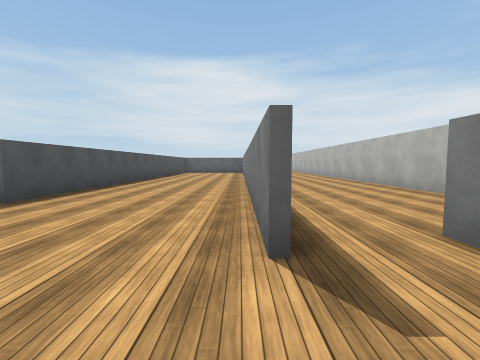
View 1 (above)

15 first-person views from a walk through a scene from a Unity 3-D project. The camera is 1.5 m above the floor, tilts 4° down and sees 90° across. The floor is counted in squares, 2.77 m on a side. Each view is taken from the middle of a square. On the plan, view 1 faces up. The plan holds only what a view shows up to about 9 squares ahead; the rest is blank. The place goes on beyond the plan. The player character is not drawn. Some animated figures are not drawn. Surface patterns are stand-ins for the level's own textures.

View 2
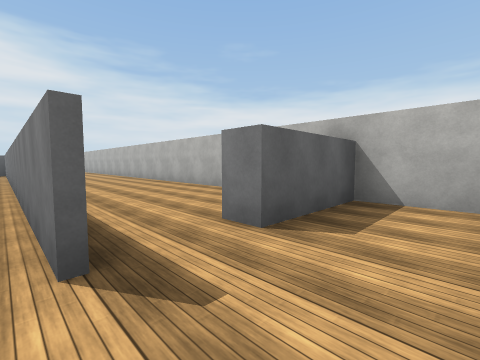

View 3
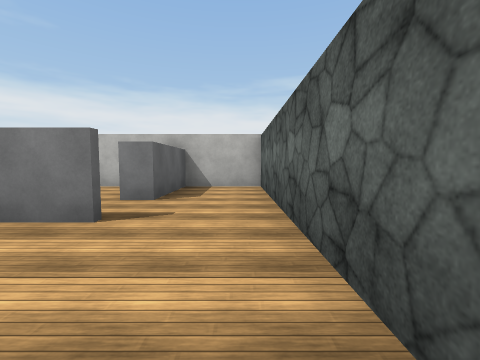

View 4
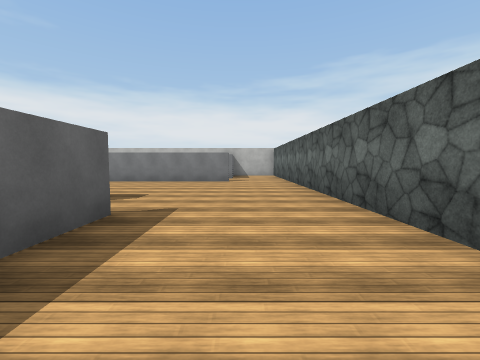

View 5
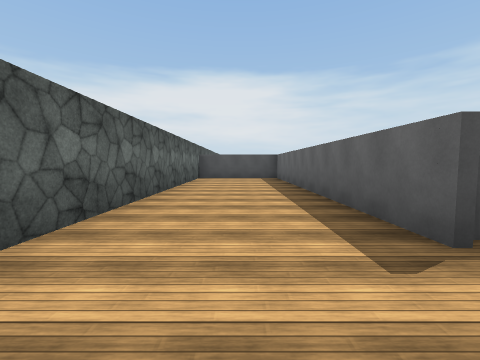

View 6
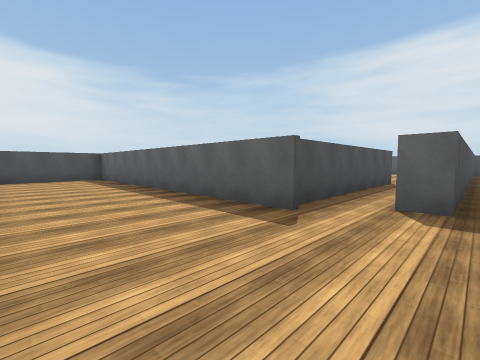

View 7
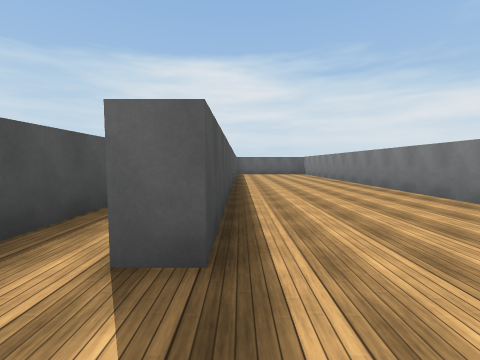

View 8
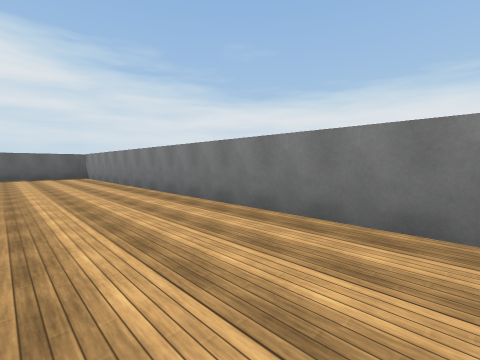

View 9
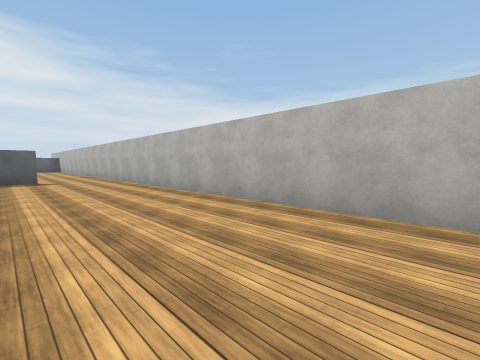

View 10
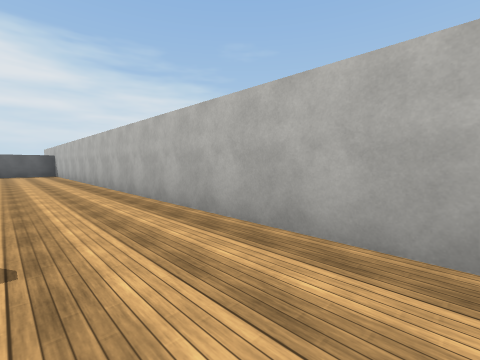

View 11
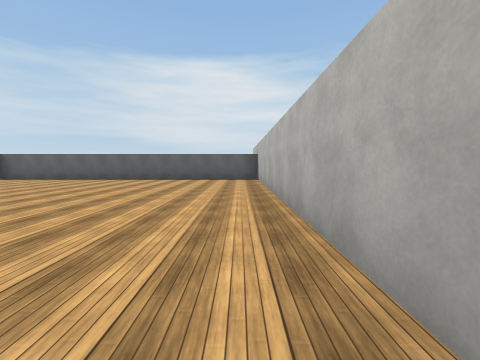

View 12
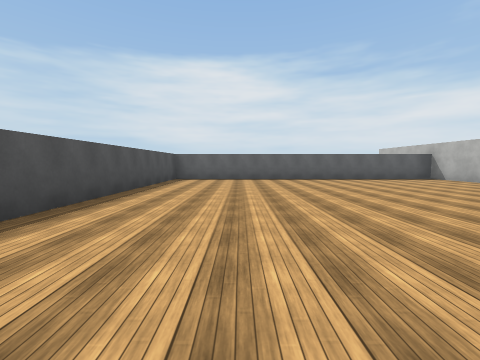

View 13
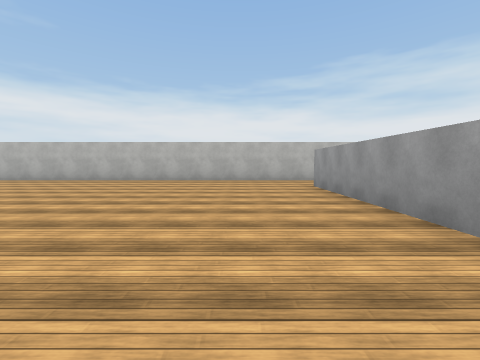

View 14
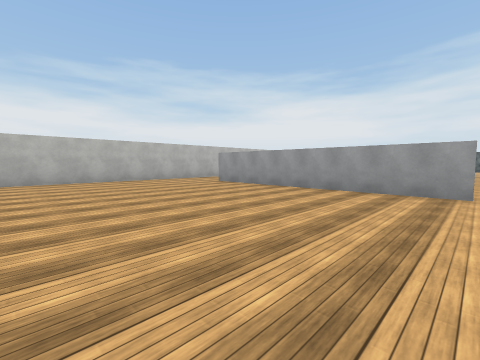

View 15
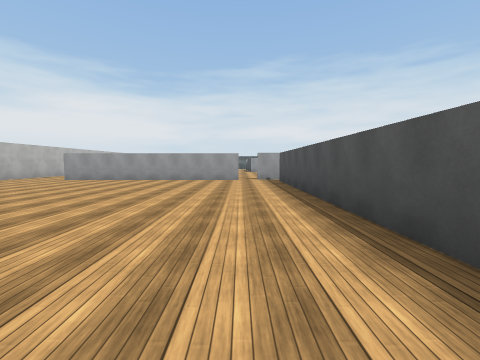

### Floor plan
Points are (right, up) in squares from view 1. A wall is a line through its corners. A room is listed if a view was taken in it or the views show most of it. See-through windows are left out.
Room 1 (views 1, 2)
walls: (-0.6, -0.5) (3.6, -0.5) (3.6, 1.3) (1.5, 1.3)
ways out: opening at (0, 0.5) to room 2; opening at (1, 1) to room 3
Room 2 (views 3, 4, 5, 6, 7, 8)
walls: (-4.4, 2.4) (-11.8, 2.4) (-11.8, -0.5) (-0.6, -0.5); (-4.7, 7.4) (-4.7, 2.2); (0.2, 1.2) (0.2, 13.9); (-3.2, 11.1) (-3.2, 3.2) (-3.8, 3.2); (0, 14.1) (-2, 14.1)
ways out: opening at (0, 0.5) to room 1
Room 3 (views 9, 10, 11, 12, 13, 14, 15)
walls: (1.8, 14.1) (0, 14.1); (-4, 14.2) (1.8, 14.2); (3.6, 2.8) (3.6, 24.3) (-5.2, 24.3) (-5.2, 14.6); (1.5, 1.3) (1.5, 1.9)
ways out: opening at (1, 1) to room 1; gap at (-4, 14)

Positions as (right, up) in squares from view 1, and headings:
1: (0, 0), facing up
2: (0, 0), facing up-right
3: (-2, 0), facing right
4: (-7, 1), facing right
5: (-3, 1), facing left
6: (-3, 0), facing up-left
7: (-3, 2), facing up
8: (-2, 4), facing up-right
9: (1, 6), facing up-right
10: (2, 12), facing up-right
11: (3, 16), facing up
12: (-3, 16), facing up
13: (-4, 16), facing right
14: (-4, 19), facing down-right
15: (-4, 22), facing down
